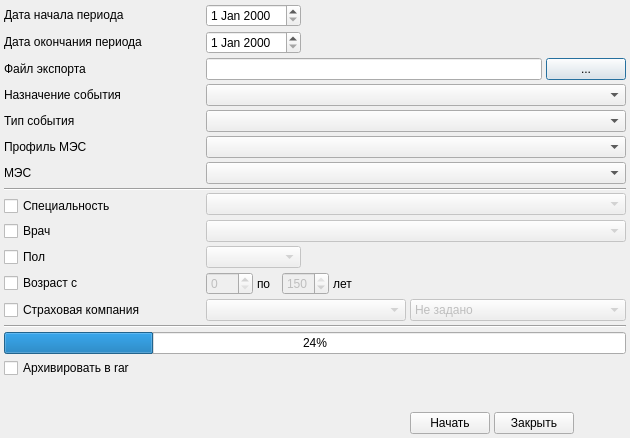
<?xml version="1.0" encoding="UTF-8"?>
<ui version="4.0">
 <class>Dialog</class>
 <widget class="QDialog" name="Dialog">
  <property name="geometry">
   <rect>
    <x>0</x>
    <y>0</y>
    <width>630</width>
    <height>438</height>
   </rect>
  </property>
  <property name="sizePolicy">
   <sizepolicy hsizetype="Preferred" vsizetype="Preferred">
    <horstretch>0</horstretch>
    <verstretch>0</verstretch>
   </sizepolicy>
  </property>
  <property name="windowTitle">
   <string>Dialog</string>
  </property>
  <layout class="QGridLayout" name="gridLayout">
   <property name="margin">
    <number>4</number>
   </property>
   <property name="spacing">
    <number>4</number>
   </property>
   <item row="0" column="0">
    <widget class="QLabel" name="lblDateFrom">
     <property name="sizePolicy">
      <sizepolicy hsizetype="Maximum" vsizetype="Fixed">
       <horstretch>0</horstretch>
       <verstretch>0</verstretch>
      </sizepolicy>
     </property>
     <property name="text">
      <string>Дата начала периода</string>
     </property>
    </widget>
   </item>
   <item row="0" column="1">
    <widget class="CDateEdit" name="edtBegDate">
     <property name="sizePolicy">
      <sizepolicy hsizetype="Maximum" vsizetype="Fixed">
       <horstretch>0</horstretch>
       <verstretch>0</verstretch>
      </sizepolicy>
     </property>
    </widget>
   </item>
   <item row="0" column="2" colspan="5">
    <spacer name="horizontalSpacer_3">
     <property name="orientation">
      <enum>Qt::Horizontal</enum>
     </property>
     <property name="sizeHint" stdset="0">
      <size>
       <width>321</width>
       <height>20</height>
      </size>
     </property>
    </spacer>
   </item>
   <item row="1" column="0">
    <widget class="QLabel" name="lblDateTo">
     <property name="sizePolicy">
      <sizepolicy hsizetype="Maximum" vsizetype="Fixed">
       <horstretch>0</horstretch>
       <verstretch>0</verstretch>
      </sizepolicy>
     </property>
     <property name="text">
      <string>Дата окончания периода</string>
     </property>
    </widget>
   </item>
   <item row="1" column="1">
    <widget class="CDateEdit" name="edtEndDate">
     <property name="sizePolicy">
      <sizepolicy hsizetype="Maximum" vsizetype="Fixed">
       <horstretch>0</horstretch>
       <verstretch>0</verstretch>
      </sizepolicy>
     </property>
    </widget>
   </item>
   <item row="1" column="2" colspan="5">
    <spacer name="horizontalSpacer_4">
     <property name="orientation">
      <enum>Qt::Horizontal</enum>
     </property>
     <property name="sizeHint" stdset="0">
      <size>
       <width>321</width>
       <height>20</height>
      </size>
     </property>
    </spacer>
   </item>
   <item row="2" column="0">
    <widget class="QLabel" name="lblFilePath">
     <property name="sizePolicy">
      <sizepolicy hsizetype="Maximum" vsizetype="Fixed">
       <horstretch>0</horstretch>
       <verstretch>0</verstretch>
      </sizepolicy>
     </property>
     <property name="text">
      <string>Файл экспорта</string>
     </property>
    </widget>
   </item>
   <item row="2" column="1" colspan="5">
    <widget class="QLineEdit" name="edtFileName"/>
   </item>
   <item row="2" column="6">
    <widget class="QPushButton" name="btnOpenFilePath">
     <property name="sizePolicy">
      <sizepolicy hsizetype="Maximum" vsizetype="Fixed">
       <horstretch>0</horstretch>
       <verstretch>0</verstretch>
      </sizepolicy>
     </property>
     <property name="text">
      <string>...</string>
     </property>
    </widget>
   </item>
   <item row="3" column="0">
    <widget class="QLabel" name="lblEventPurpose">
     <property name="sizePolicy">
      <sizepolicy hsizetype="Maximum" vsizetype="Fixed">
       <horstretch>0</horstretch>
       <verstretch>0</verstretch>
      </sizepolicy>
     </property>
     <property name="text">
      <string>Назначение события</string>
     </property>
    </widget>
   </item>
   <item row="3" column="1" colspan="6">
    <widget class="CRBComboBox" name="cmbEventPurpose"/>
   </item>
   <item row="4" column="0">
    <widget class="QLabel" name="lblEventType">
     <property name="sizePolicy">
      <sizepolicy hsizetype="Maximum" vsizetype="Fixed">
       <horstretch>0</horstretch>
       <verstretch>0</verstretch>
      </sizepolicy>
     </property>
     <property name="text">
      <string>Тип события</string>
     </property>
     <property name="buddy">
      <cstring>cmbEventType</cstring>
     </property>
    </widget>
   </item>
   <item row="4" column="1" colspan="6">
    <widget class="CRBComboBox" name="cmbEventType"/>
   </item>
   <item row="5" column="0">
    <widget class="QLabel" name="lblEventProfile">
     <property name="sizePolicy">
      <sizepolicy hsizetype="Maximum" vsizetype="Fixed">
       <horstretch>0</horstretch>
       <verstretch>0</verstretch>
      </sizepolicy>
     </property>
     <property name="text">
      <string>Профиль МЭС</string>
     </property>
    </widget>
   </item>
   <item row="5" column="1" colspan="6">
    <widget class="CRBComboBox" name="cmbEventProfile"/>
   </item>
   <item row="6" column="0">
    <widget class="QLabel" name="lblMes">
     <property name="sizePolicy">
      <sizepolicy hsizetype="Maximum" vsizetype="Fixed">
       <horstretch>0</horstretch>
       <verstretch>0</verstretch>
      </sizepolicy>
     </property>
     <property name="text">
      <string>МЭС</string>
     </property>
     <property name="buddy">
      <cstring>cmbMes</cstring>
     </property>
    </widget>
   </item>
   <item row="6" column="1" colspan="6">
    <widget class="CMESComboBox" name="cmbMes"/>
   </item>
   <item row="7" column="0" rowspan="2" colspan="7">
    <widget class="Line" name="line">
     <property name="orientation">
      <enum>Qt::Horizontal</enum>
     </property>
    </widget>
   </item>
   <item row="8" column="1" rowspan="2" colspan="6">
    <widget class="CRBComboBox" name="cmbSpeciality">
     <property name="enabled">
      <bool>false</bool>
     </property>
    </widget>
   </item>
   <item row="9" column="0">
    <widget class="QCheckBox" name="chkSpeciality">
     <property name="sizePolicy">
      <sizepolicy hsizetype="Maximum" vsizetype="Fixed">
       <horstretch>0</horstretch>
       <verstretch>0</verstretch>
      </sizepolicy>
     </property>
     <property name="text">
      <string>Специальность</string>
     </property>
    </widget>
   </item>
   <item row="10" column="0">
    <widget class="QCheckBox" name="chkDoctor">
     <property name="sizePolicy">
      <sizepolicy hsizetype="Maximum" vsizetype="Fixed">
       <horstretch>0</horstretch>
       <verstretch>0</verstretch>
      </sizepolicy>
     </property>
     <property name="text">
      <string>Врач</string>
     </property>
    </widget>
   </item>
   <item row="10" column="1" colspan="6">
    <widget class="CPersonComboBoxEx" name="cmbDoctor">
     <property name="enabled">
      <bool>false</bool>
     </property>
    </widget>
   </item>
   <item row="11" column="0">
    <widget class="QCheckBox" name="chkSex">
     <property name="sizePolicy">
      <sizepolicy hsizetype="Maximum" vsizetype="Fixed">
       <horstretch>0</horstretch>
       <verstretch>0</verstretch>
      </sizepolicy>
     </property>
     <property name="text">
      <string>Пол</string>
     </property>
    </widget>
   </item>
   <item row="11" column="1">
    <widget class="QComboBox" name="cmbSex">
     <property name="enabled">
      <bool>false</bool>
     </property>
     <item>
      <property name="text">
       <string/>
      </property>
     </item>
     <item>
      <property name="text">
       <string>М</string>
      </property>
     </item>
     <item>
      <property name="text">
       <string>Ж</string>
      </property>
     </item>
    </widget>
   </item>
   <item row="12" column="0">
    <widget class="QCheckBox" name="chkAge">
     <property name="sizePolicy">
      <sizepolicy hsizetype="Maximum" vsizetype="Fixed">
       <horstretch>0</horstretch>
       <verstretch>0</verstretch>
      </sizepolicy>
     </property>
     <property name="text">
      <string>Возраст с</string>
     </property>
    </widget>
   </item>
   <item row="12" column="1" colspan="2">
    <layout class="QHBoxLayout" name="horizontalLayout">
     <item>
      <widget class="QSpinBox" name="edtBegAge">
       <property name="enabled">
        <bool>false</bool>
       </property>
       <property name="sizePolicy">
        <sizepolicy hsizetype="Maximum" vsizetype="Fixed">
         <horstretch>0</horstretch>
         <verstretch>0</verstretch>
        </sizepolicy>
       </property>
       <property name="maximum">
        <number>150</number>
       </property>
      </widget>
     </item>
     <item>
      <widget class="QLabel" name="label_5">
       <property name="sizePolicy">
        <sizepolicy hsizetype="Preferred" vsizetype="Preferred">
         <horstretch>0</horstretch>
         <verstretch>0</verstretch>
        </sizepolicy>
       </property>
       <property name="text">
        <string>по</string>
       </property>
      </widget>
     </item>
     <item>
      <widget class="QSpinBox" name="edtEndAge">
       <property name="enabled">
        <bool>false</bool>
       </property>
       <property name="sizePolicy">
        <sizepolicy hsizetype="Maximum" vsizetype="Fixed">
         <horstretch>0</horstretch>
         <verstretch>0</verstretch>
        </sizepolicy>
       </property>
       <property name="maximum">
        <number>150</number>
       </property>
       <property name="value">
        <number>150</number>
       </property>
      </widget>
     </item>
     <item>
      <widget class="QLabel" name="label">
       <property name="sizePolicy">
        <sizepolicy hsizetype="Minimum" vsizetype="Preferred">
         <horstretch>0</horstretch>
         <verstretch>0</verstretch>
        </sizepolicy>
       </property>
       <property name="text">
        <string>лет</string>
       </property>
      </widget>
     </item>
    </layout>
   </item>
   <item row="12" column="3" colspan="4">
    <spacer name="horizontalSpacer_2">
     <property name="orientation">
      <enum>Qt::Horizontal</enum>
     </property>
     <property name="sizeHint" stdset="0">
      <size>
       <width>40</width>
       <height>20</height>
      </size>
     </property>
    </spacer>
   </item>
   <item row="13" column="0">
    <widget class="QCheckBox" name="chkInsurer">
     <property name="sizePolicy">
      <sizepolicy hsizetype="Maximum" vsizetype="Fixed">
       <horstretch>0</horstretch>
       <verstretch>0</verstretch>
      </sizepolicy>
     </property>
     <property name="text">
      <string>Страховая компания</string>
     </property>
    </widget>
   </item>
   <item row="13" column="1" colspan="3">
    <widget class="CInsurerComboBox" name="cmbInsurer">
     <property name="enabled">
      <bool>false</bool>
     </property>
    </widget>
   </item>
   <item row="13" column="4" colspan="3">
    <widget class="QComboBox" name="cmbPolicyType">
     <property name="enabled">
      <bool>false</bool>
     </property>
     <item>
      <property name="text">
       <string>Не задано</string>
      </property>
     </item>
     <item>
      <property name="text">
       <string>ОМС</string>
      </property>
     </item>
     <item>
      <property name="text">
       <string>ДМС</string>
      </property>
     </item>
    </widget>
   </item>
   <item row="14" column="0" colspan="7">
    <widget class="Line" name="line_2">
     <property name="orientation">
      <enum>Qt::Horizontal</enum>
     </property>
    </widget>
   </item>
   <item row="15" column="0" colspan="7">
    <widget class="CProgressBar" name="progressBar">
     <property name="value">
      <number>24</number>
     </property>
    </widget>
   </item>
   <item row="16" column="0" colspan="7">
    <widget class="QCheckBox" name="chkMakeRar">
     <property name="sizePolicy">
      <sizepolicy hsizetype="Maximum" vsizetype="Fixed">
       <horstretch>0</horstretch>
       <verstretch>0</verstretch>
      </sizepolicy>
     </property>
     <property name="text">
      <string>Архивировать в rar</string>
     </property>
    </widget>
   </item>
   <item row="17" column="0">
    <spacer name="verticalSpacer">
     <property name="orientation">
      <enum>Qt::Vertical</enum>
     </property>
     <property name="sizeHint" stdset="0">
      <size>
       <width>20</width>
       <height>40</height>
      </size>
     </property>
    </spacer>
   </item>
   <item row="18" column="0">
    <spacer name="horizontalSpacer">
     <property name="orientation">
      <enum>Qt::Horizontal</enum>
     </property>
     <property name="sizeHint" stdset="0">
      <size>
       <width>40</width>
       <height>20</height>
      </size>
     </property>
    </spacer>
   </item>
   <item row="18" column="5" colspan="2">
    <widget class="QPushButton" name="btnClose">
     <property name="sizePolicy">
      <sizepolicy hsizetype="Maximum" vsizetype="Fixed">
       <horstretch>0</horstretch>
       <verstretch>0</verstretch>
      </sizepolicy>
     </property>
     <property name="text">
      <string>Закрыть</string>
     </property>
    </widget>
   </item>
   <item row="18" column="4">
    <widget class="QPushButton" name="btnStart">
     <property name="sizePolicy">
      <sizepolicy hsizetype="Maximum" vsizetype="Fixed">
       <horstretch>0</horstretch>
       <verstretch>0</verstretch>
      </sizepolicy>
     </property>
     <property name="text">
      <string>Начать</string>
     </property>
    </widget>
   </item>
  </layout>
 </widget>
 <customwidgets>
  <customwidget>
   <class>CRBComboBox</class>
   <extends>QComboBox</extends>
   <header>library/crbcombobox.h</header>
  </customwidget>
  <customwidget>
   <class>CPersonComboBoxEx</class>
   <extends>QComboBox</extends>
   <header>Orgs/PersonComboBoxEx.h</header>
  </customwidget>
  <customwidget>
   <class>CDateEdit</class>
   <extends>QDateEdit</extends>
   <header>library/DateEdit.h</header>
  </customwidget>
  <customwidget>
   <class>CInsurerComboBox</class>
   <extends>QComboBox</extends>
   <header>Orgs/OrgComboBox.h</header>
  </customwidget>
  <customwidget>
   <class>CMESComboBox</class>
   <extends>QComboBox</extends>
   <header>library/MES/MESComboBox.h</header>
  </customwidget>
  <customwidget>
   <class>CProgressBar</class>
   <extends>QProgressBar</extends>
   <header>library/ProgressBar.h</header>
  </customwidget>
 </customwidgets>
 <tabstops>
  <tabstop>edtBegDate</tabstop>
  <tabstop>edtEndDate</tabstop>
  <tabstop>edtFileName</tabstop>
  <tabstop>btnOpenFilePath</tabstop>
  <tabstop>cmbEventPurpose</tabstop>
  <tabstop>cmbEventType</tabstop>
  <tabstop>cmbEventProfile</tabstop>
  <tabstop>cmbMes</tabstop>
  <tabstop>chkSpeciality</tabstop>
  <tabstop>cmbSpeciality</tabstop>
  <tabstop>chkDoctor</tabstop>
  <tabstop>cmbDoctor</tabstop>
  <tabstop>chkSex</tabstop>
  <tabstop>cmbSex</tabstop>
  <tabstop>chkAge</tabstop>
  <tabstop>edtBegAge</tabstop>
  <tabstop>edtEndAge</tabstop>
  <tabstop>chkInsurer</tabstop>
  <tabstop>cmbInsurer</tabstop>
  <tabstop>cmbPolicyType</tabstop>
  <tabstop>chkMakeRar</tabstop>
  <tabstop>btnStart</tabstop>
  <tabstop>btnClose</tabstop>
 </tabstops>
 <resources/>
 <connections>
  <connection>
   <sender>chkSpeciality</sender>
   <signal>toggled(bool)</signal>
   <receiver>cmbSpeciality</receiver>
   <slot>setEnabled(bool)</slot>
   <hints>
    <hint type="sourcelabel">
     <x>62</x>
     <y>264</y>
    </hint>
    <hint type="destinationlabel">
     <x>224</x>
     <y>262</y>
    </hint>
   </hints>
  </connection>
  <connection>
   <sender>chkDoctor</sender>
   <signal>toggled(bool)</signal>
   <receiver>cmbDoctor</receiver>
   <slot>setEnabled(bool)</slot>
   <hints>
    <hint type="sourcelabel">
     <x>57</x>
     <y>292</y>
    </hint>
    <hint type="destinationlabel">
     <x>224</x>
     <y>293</y>
    </hint>
   </hints>
  </connection>
  <connection>
   <sender>chkSex</sender>
   <signal>toggled(bool)</signal>
   <receiver>cmbSex</receiver>
   <slot>setEnabled(bool)</slot>
   <hints>
    <hint type="sourcelabel">
     <x>52</x>
     <y>321</y>
    </hint>
    <hint type="destinationlabel">
     <x>281</x>
     <y>323</y>
    </hint>
   </hints>
  </connection>
  <connection>
   <sender>chkAge</sender>
   <signal>toggled(bool)</signal>
   <receiver>edtBegAge</receiver>
   <slot>setEnabled(bool)</slot>
   <hints>
    <hint type="sourcelabel">
     <x>74</x>
     <y>350</y>
    </hint>
    <hint type="destinationlabel">
     <x>339</x>
     <y>353</y>
    </hint>
   </hints>
  </connection>
  <connection>
   <sender>chkAge</sender>
   <signal>toggled(bool)</signal>
   <receiver>edtEndAge</receiver>
   <slot>setEnabled(bool)</slot>
   <hints>
    <hint type="sourcelabel">
     <x>61</x>
     <y>350</y>
    </hint>
    <hint type="destinationlabel">
     <x>455</x>
     <y>353</y>
    </hint>
   </hints>
  </connection>
  <connection>
   <sender>chkInsurer</sender>
   <signal>toggled(bool)</signal>
   <receiver>cmbInsurer</receiver>
   <slot>setEnabled(bool)</slot>
   <hints>
    <hint type="sourcelabel">
     <x>106</x>
     <y>371</y>
    </hint>
    <hint type="destinationlabel">
     <x>369</x>
     <y>382</y>
    </hint>
   </hints>
  </connection>
  <connection>
   <sender>chkInsurer</sender>
   <signal>toggled(bool)</signal>
   <receiver>cmbPolicyType</receiver>
   <slot>setEnabled(bool)</slot>
   <hints>
    <hint type="sourcelabel">
     <x>51</x>
     <y>371</y>
    </hint>
    <hint type="destinationlabel">
     <x>567</x>
     <y>382</y>
    </hint>
   </hints>
  </connection>
 </connections>
</ui>
